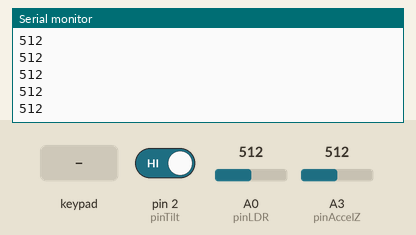
This sketch was run on a simulated Arduino Uno, built with avr-gcc and run on an emulated ATmega328P. Shown: the last lines printed to the serial monitor. The test bench sets the inputs (shaded band); at power-on: pin 2 (pinTilt) HIGH, A0 (pinLDR) = 512, A3 (pinAccelZ) = 512.

Above: at 1.7 s.
1.8 s: pin 2 (pinTilt) driven LOW
3.8 s: key '1' pressed
At 3.82 s:
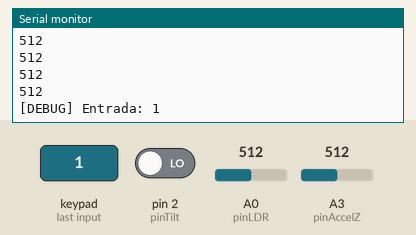
5.3 s: keypad keys 3 4 5 6 # pressed 0.4 s apart
At 6.92 s:
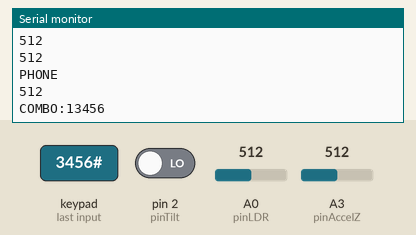
8.8 s: A0 (pinLDR) set to 716
At 8.82 s:
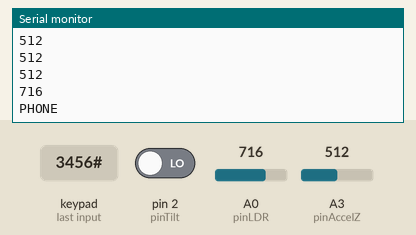
10.3 s: key '4' pressed
11.8 s: keypad keys 7 8 9 1 0 pressed 0.4 s apart
At 11.83 s:
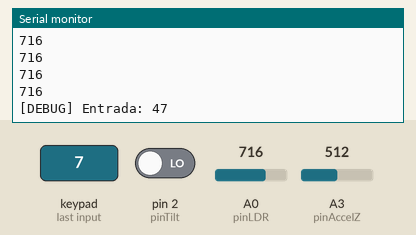
Timing chart, 0 to 14.8 s (numbered marks = the images above; inputs shaded):
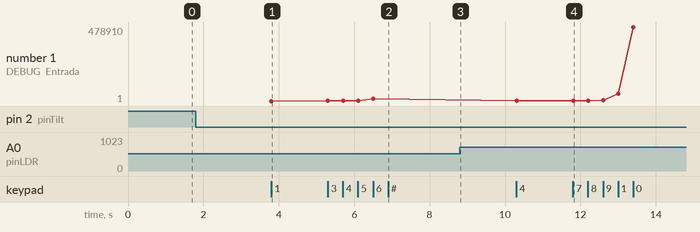

Measured:
- after the input at 3.8 s, the serial monitor: prints a new line at once (image 1)
- after the input at 5.3 s, the serial monitor: prints a new line at once (image 2)
- after the input at 8.8 s, the serial monitor: prints a new line at once (image 3)
- after the input at 11.8 s, the serial monitor: prints a new line at once (image 4)
- plotted number 1: 1 → 13456 after the input at 5.3 s, 13456 → 4 after the input at 10.3 s, 4 → 478910 after the input at 11.8 s

The sketch:

arduino_keypad.ino
```cpp
#include <Keypad.h>

// ─────────────────────────────────────────────────────────────────────────────
//  PINES
// ─────────────────────────────────────────────────────────────────────────────

const int pinLDR  = A0;   // Sensor de luz (fotorresistor)
const int pinTilt = 2;    // Tilt sensor del teléfono (PIN_PULLUP, LOW = descolgado)
const int pinAccelZ = A3; // Acelerómetro eje Z

// ─────────────────────────────────────────────────────────────────────────────
//  KEYPAD 4×4
// ─────────────────────────────────────────────────────────────────────────────

const byte FILAS = 4;
const byte COLS  = 4;

char teclas[FILAS][COLS] = {
  { '1', '2', '3', 'A' },
  { '4', '5', '6', 'B' },
  { '7', '8', '9', 'C' },
  { '*', '0', '#', 'D' }
};

byte pinesFila[FILAS] = {  7,  8,  9, 10 };   // ← filas
byte pinesCol[COLS]   = {  3,  4,  5,  6 };   // ← columnas

Keypad keypad = Keypad(makeKeymap(teclas), pinesFila, pinesCol, FILAS, COLS);

const int  MAX_DIGITOS  = 10;
String     entradaActual = "";

// ─────────────────────────────────────────────────────────────────────────────
//  TELÉFONO (TILT)
// ─────────────────────────────────────────────────────────────────────────────

unsigned long ultimaVezPHONE = 0;
const int     tiempoEspera   = 500;  // ms de debounce para no repetir la señal

// ─────────────────────────────────────────────────────────────────────────────
//  ACELERÓMETRO / KNOCK
// ─────────────────────────────────────────────────────────────────────────────

int reposoZ = 512;
const int          umbralGolpe  = 50;
const unsigned long debounceKnock = 200;
unsigned long ultimoKnock = 0;

// ─────────────────────────────────────────────────────────────────────────────
//  LDR – temporización sin delay()
// ─────────────────────────────────────────────────────────────────────────────

const unsigned long INTERVALO_LDR = 50;  // mismo intervalo que el delay(50) original
unsigned long ultimaLectura = 0;

// ─────────────────────────────────────────────────────────────────────────────
//  SETUP
// ─────────────────────────────────────────────────────────────────────────────

void setup() {
  Serial.begin(9600);
  pinMode(pinTilt, INPUT_PULLUP);

  // Calibrar eje Z del acelerómetro en reposo (promedio de varias lecturas)
  long sumaZ = 0;
  const int muestras = 50;
  for (int i = 0; i < muestras; i++) {
    sumaZ += analogRead(pinAccelZ);
    delay(10);
  }
  reposoZ = sumaZ / muestras;
}

// ─────────────────────────────────────────────────────────────────────────────
//  LOOP
// ─────────────────────────────────────────────────────────────────────────────

void loop() {
  leerKeypad();
  leerLDR();
  leerTelefono();
  leerKnock();
}

// ─────────────────────────────────────────────────────────────────────────────
//  FUNCIONES
// ─────────────────────────────────────────────────────────────────────────────

// --- Keypad ---

void leerKeypad() {
  char tecla = keypad.getKey();

  if (tecla == NO_KEY && Serial.available() > 0) {
    tecla = (char)Serial.read();
  }

  if (tecla == NO_KEY) return;

  switch (tecla) {

    case '#':
      if (entradaActual.length() > 0) {
        Serial.println("COMBO:" + entradaActual);
      }
      entradaActual = "";
      break;

    case '*':
      if (entradaActual.length() > 0) {
        entradaActual.remove(entradaActual.length() - 1);
        Serial.println("[DEBUG] Entrada: " + entradaActual);
      }
      break;

    default:
      if (tecla >= '0' && tecla <= '9') {
        if ((int)entradaActual.length() < MAX_DIGITOS) {
          entradaActual += tecla;
          Serial.println("[DEBUG] Entrada: " + entradaActual);
        } else {
          entradaActual = "";
          entradaActual += tecla;
          Serial.println("[DEBUG] Reset. Entrada: " + entradaActual);
        }
      }
      break;
  }
}


// --- LDR (con millis() en lugar de delay) ---

void leerLDR() {
  unsigned long ahora = millis();
  if (ahora - ultimaLectura < INTERVALO_LDR) return;
  ultimaLectura = ahora;

  int valorLuz = analogRead(pinLDR);
  Serial.println(valorLuz);  // Unity lee esto como entero
}

// --- Teléfono (tilt) ---

void leerTelefono() {
  if (digitalRead(pinTilt) == LOW) {
    unsigned long tiempoActual = millis();
    if (tiempoActual - ultimaVezPHONE > tiempoEspera) {
      Serial.println("PHONE");
      ultimaVezPHONE = tiempoActual;
    }
  }
}

// --- Knock (acelerómetro eje Z) ---

void leerKnock() {
  int az       = analogRead(pinAccelZ) - reposoZ;
  int magnitud = abs(az);

  if (magnitud > umbralGolpe) {
    unsigned long ahora = millis();
    if (ahora - ultimoKnock > debounceKnock) {
      //Serial.println("KNOCK");   // ← descomentar cuando esté listo
      ultimoKnock = ahora;
    }
  }
}
```
